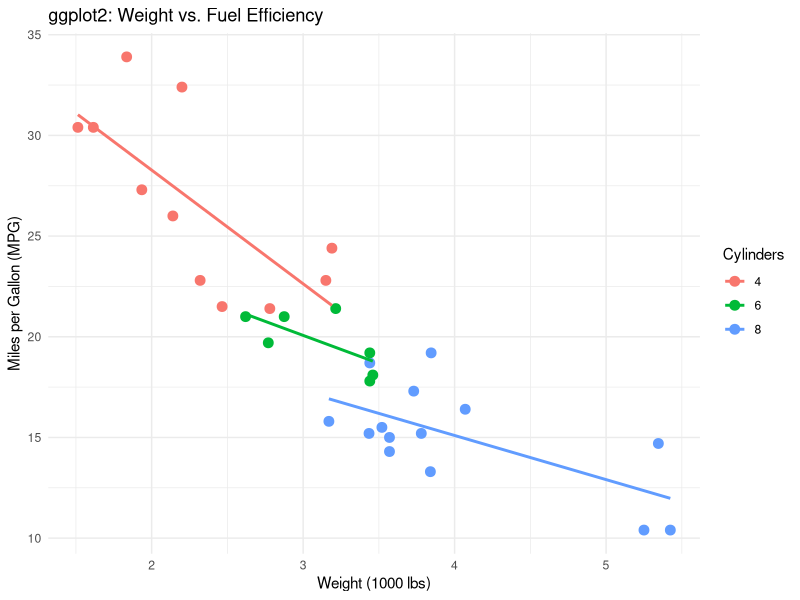
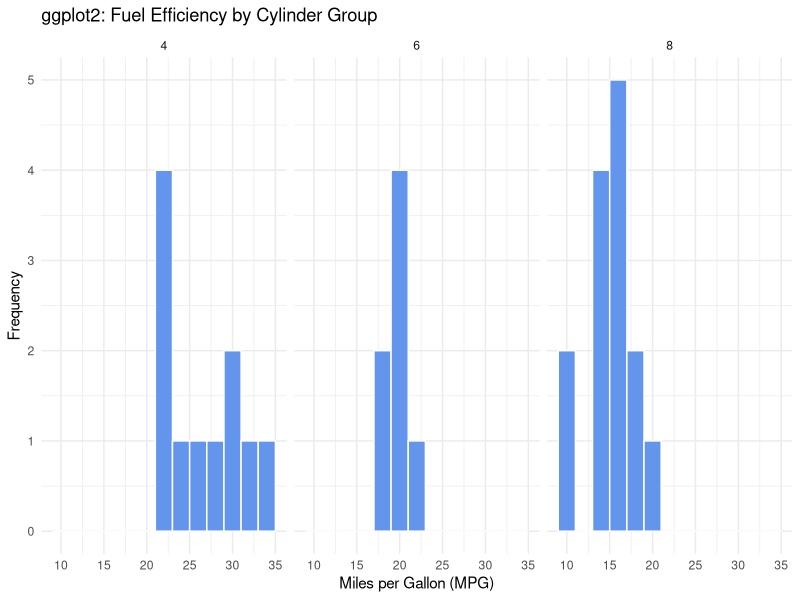
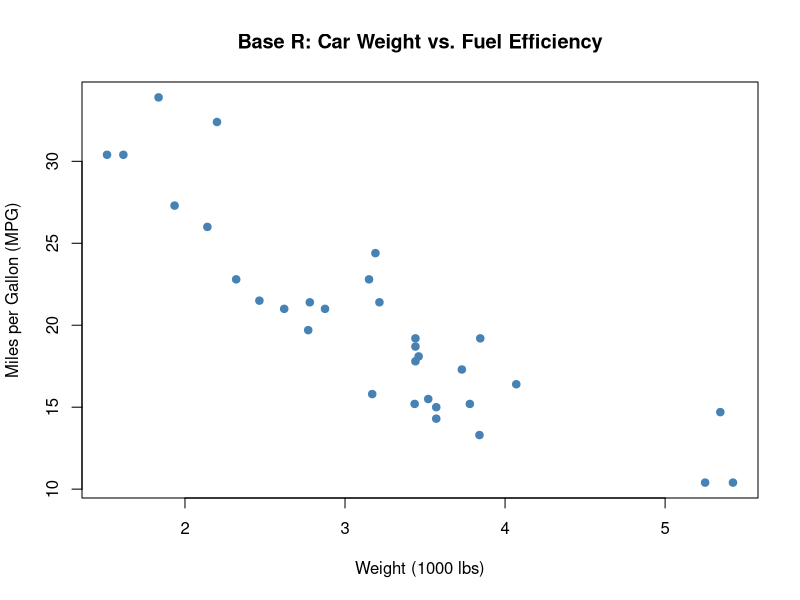
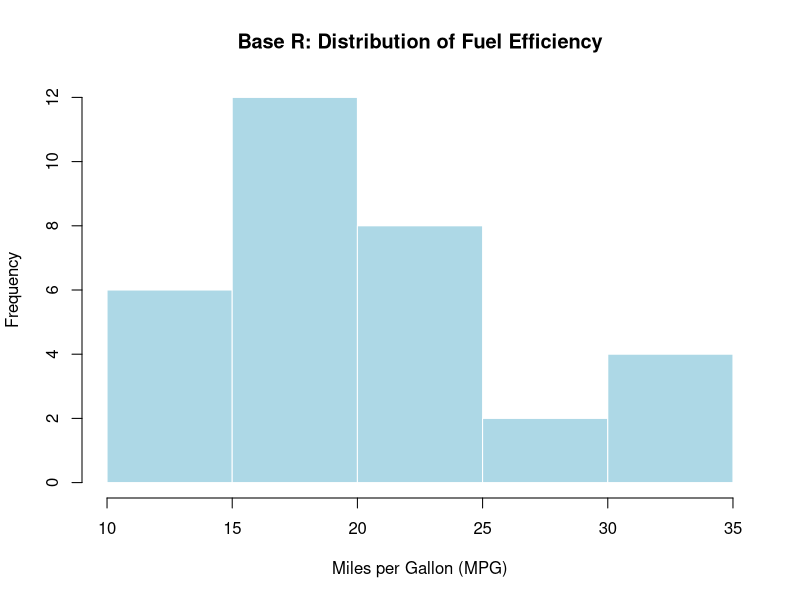
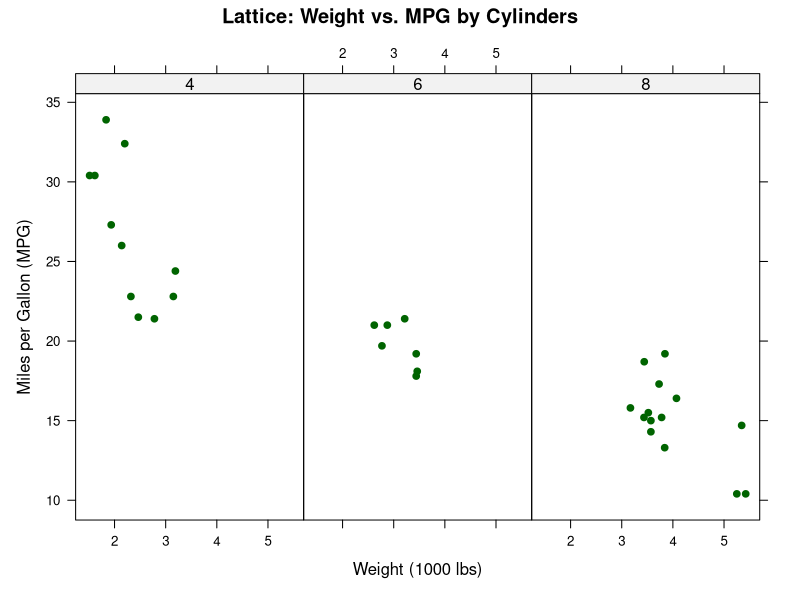
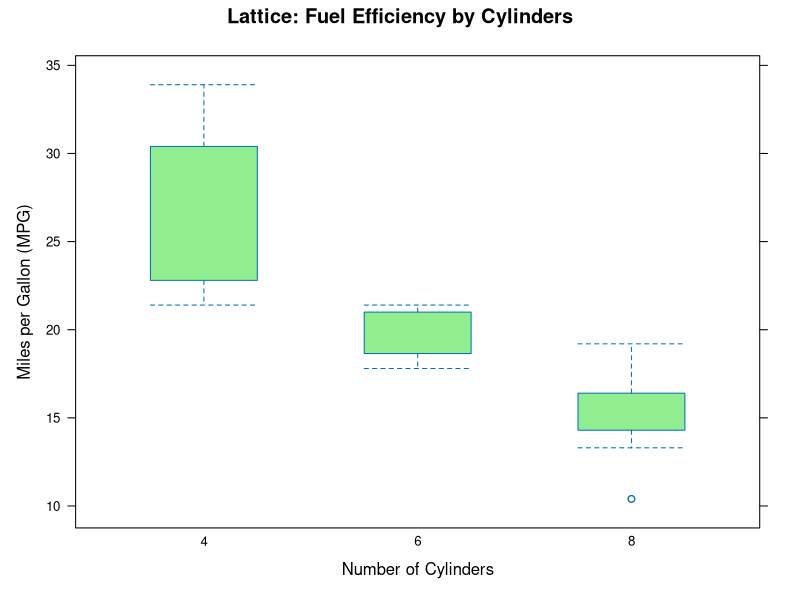
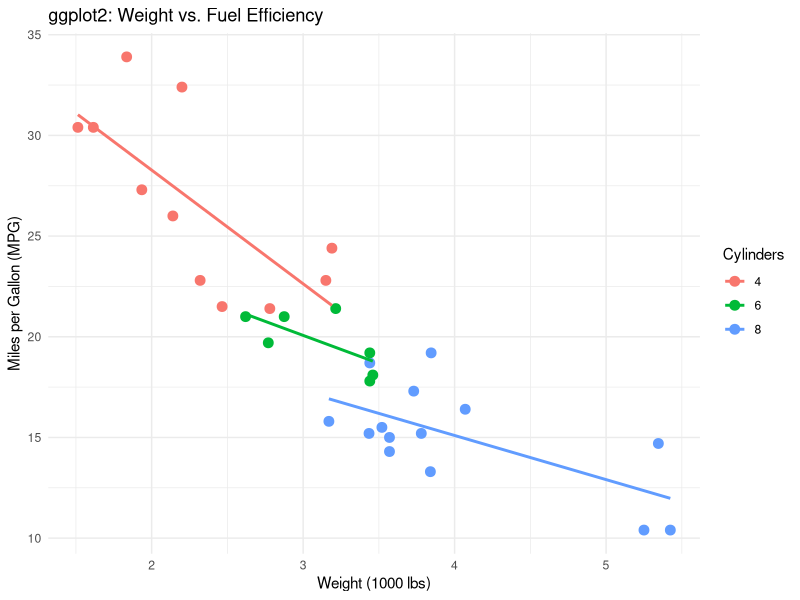
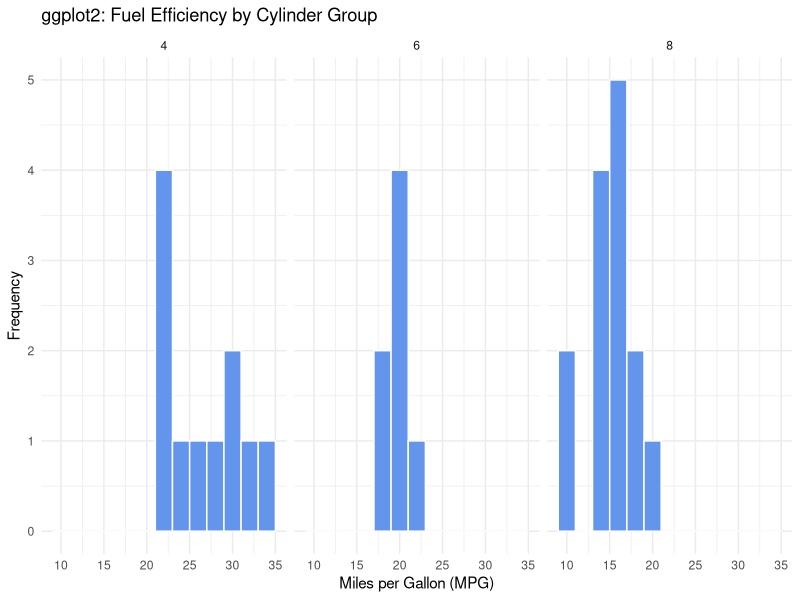

R code for these plots, in order:

# Assignment #9: Comparing R Visualization Systems
# Dataset: mtcars
# Systems: Base R, lattice, and ggplot2

# -----------------------------------------
# 1. Load the dataset
# -----------------------------------------

data("mtcars", package = "datasets")

# View the dataset
head(mtcars)
str(mtcars)
names(mtcars)

# Convert cylinders to a factor for grouping
mtcars$cyl <- factor(mtcars$cyl)

# Create a folder for the plots
if (!dir.exists("assignment9_plots")) {
  dir.create("assignment9_plots")
}

# -----------------------------------------
# 2. Base R Graphics
# -----------------------------------------

# Plot 1: Car weight versus fuel efficiency
png("assignment9_plots/base_scatter.png",
    width = 900, height = 650)

plot(mtcars$wt, mtcars$mpg,
     main = "Base R: Car Weight vs. Fuel Efficiency",
     xlab = "Weight (1000 lbs)",
     ylab = "Miles per Gallon (MPG)",
     pch = 19,
     col = "steelblue")

dev.off()

# Plot 2: Distribution of fuel efficiency
png("assignment9_plots/base_histogram.png",
    width = 900, height = 650)

hist(mtcars$mpg,
     main = "Base R: Distribution of Fuel Efficiency",
     xlab = "Miles per Gallon (MPG)",
     ylab = "Frequency",
     col = "lightblue",
     border = "white")

dev.off()

# -----------------------------------------
# 3. Lattice Graphics
# -----------------------------------------

library(lattice)

# Plot 3: Weight versus MPG by cylinder group
png("assignment9_plots/lattice_scatter.png",
    width = 1000, height = 650)

print(
  xyplot(mpg ~ wt | cyl,
         data = mtcars,
         main = "Lattice: Weight vs. MPG by Cylinders",
         xlab = "Weight (1000 lbs)",
         ylab = "Miles per Gallon (MPG)",
         pch = 19,
         col = "darkgreen",
         layout = c(3, 1))
)

dev.off()

# Plot 4: Fuel efficiency by cylinder group
png("assignment9_plots/lattice_boxplot.png",
    width = 900, height = 650)

print(
  bwplot(mpg ~ cyl,
         data = mtcars,
         main = "Lattice: Fuel Efficiency by Cylinders",
         xlab = "Number of Cylinders",
         ylab = "Miles per Gallon (MPG)",
         col = "lightgreen",
         fill = "lightgreen")
)

dev.off()

# -----------------------------------------
# 4. ggplot2
# -----------------------------------------

library(ggplot2)

# Plot 5: Scatter plot with linear trend
p1 <- ggplot(mtcars, aes(x = wt, y = mpg, color = cyl)) +
  geom_point(size = 3) +
  geom_smooth(method = "lm", se = FALSE) +
  labs(
    title = "ggplot2: Weight vs. Fuel Efficiency",
    x = "Weight (1000 lbs)",
    y = "Miles per Gallon (MPG)",
    color = "Cylinders"
  ) +
  theme_minimal()

print(p1)

ggsave("assignment9_plots/ggplot_scatter.png",
       plot = p1, width = 9, height = 6, dpi = 300)

# Plot 6: Fuel efficiency distribution by cylinders
p2 <- ggplot(mtcars, aes(x = mpg)) +
  geom_histogram(binwidth = 2, fill = "cornflowerblue",
                 color = "white") +
  facet_wrap(~cyl) +
  labs(
    title = "ggplot2: Fuel Efficiency by Cylinder Group",
    x = "Miles per Gallon (MPG)",
    y = "Frequency"
  ) +
  theme_minimal()

print(p2)

ggsave("assignment9_plots/ggplot_histogram.png",
       plot = p2, width = 9, height = 6, dpi = 300)
